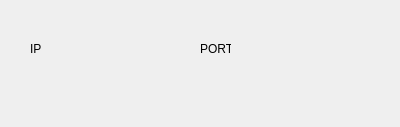
<?xml version="1.0" encoding="UTF-8"?>
<ui version="4.0">
 <class>ConnectWidget</class>
 <widget class="QWidget" name="ConnectWidget">
  <property name="geometry">
   <rect>
    <x>0</x>
    <y>0</y>
    <width>400</width>
    <height>127</height>
   </rect>
  </property>
  <property name="windowTitle">
   <string>ConnectWidget</string>
  </property>
  <widget class="QLabel" name="label">
   <property name="geometry">
    <rect>
     <x>30</x>
     <y>40</y>
     <width>21</width>
     <height>17</height>
    </rect>
   </property>
   <property name="text">
    <string>IP</string>
   </property>
  </widget>
  <widget class="QLabel" name="label_2">
   <property name="geometry">
    <rect>
     <x>200</x>
     <y>40</y>
     <width>31</width>
     <height>17</height>
    </rect>
   </property>
   <property name="text">
    <string>PORT</string>
   </property>
  </widget>
 </widget>
 <layoutdefault spacing="6" margin="11"/>
 <resources/>
 <connections/>
</ui>
